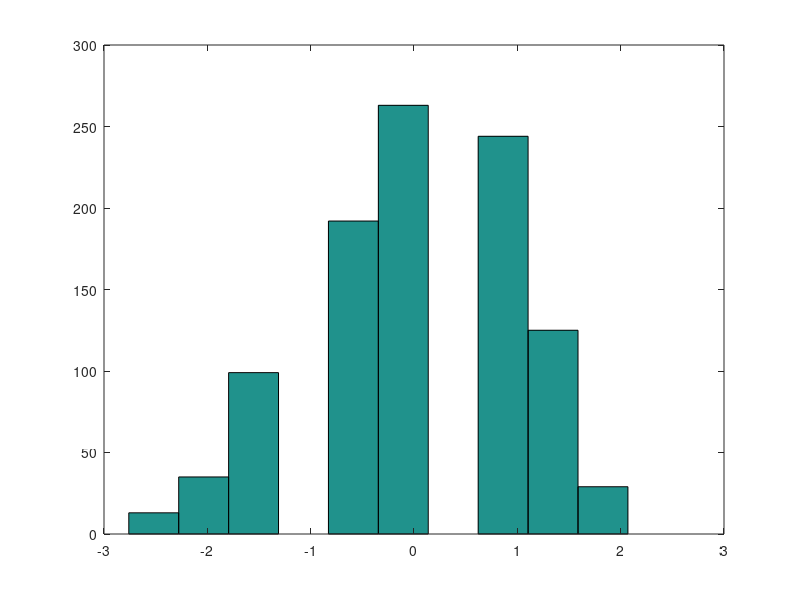
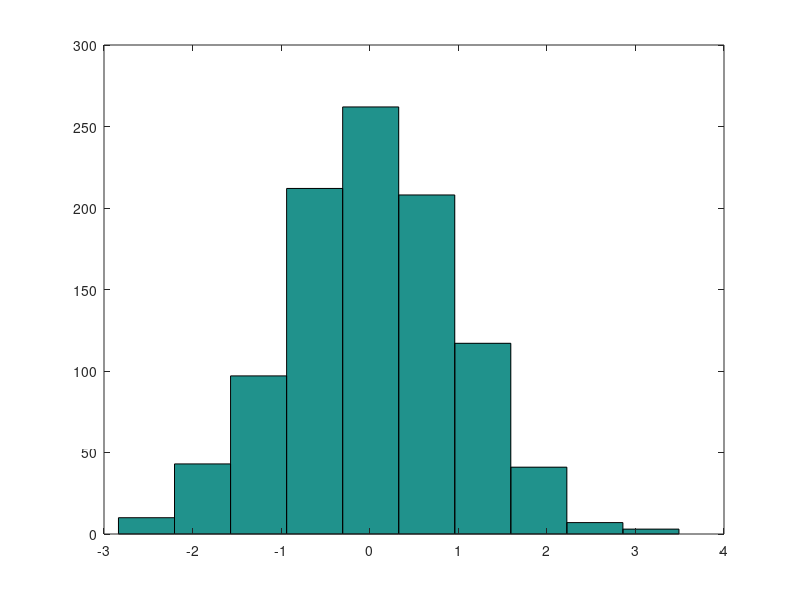
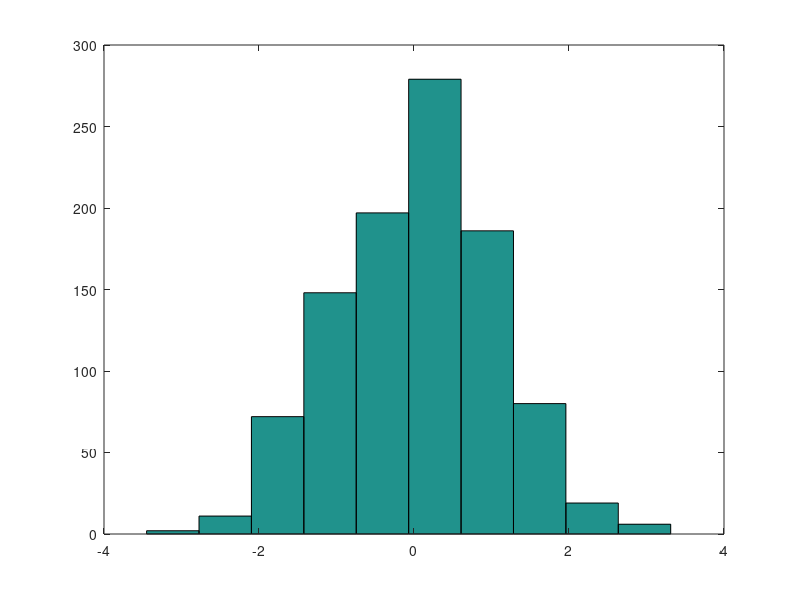
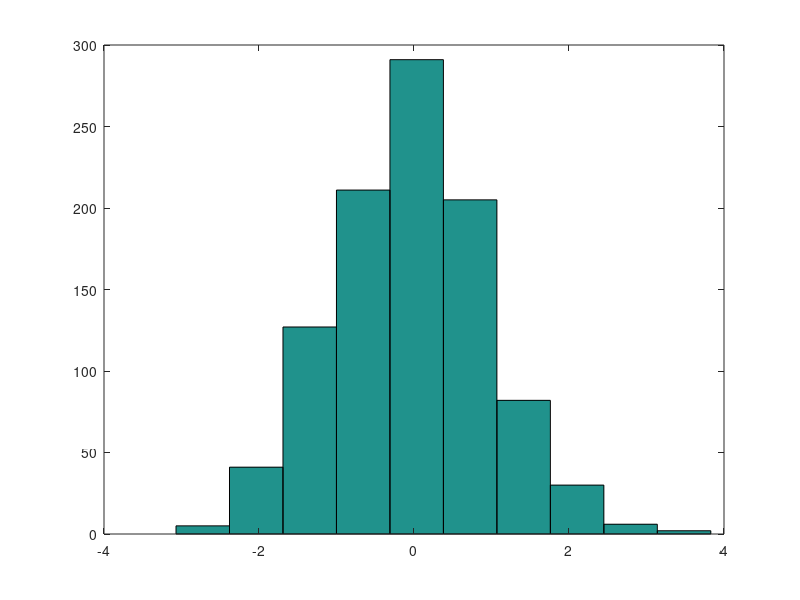

MATLAB code to generate these figures, in order:
for p = [.7]
heads = 0;
tails = 0;
m = 1000;

for k = [10 100 1000 4000]
    S_k= [];
    for j = 1:m
        heads = 0;
        tails = 0;
        for i = 1:k      
            if rand <= p
                heads = heads + 1;
            else 
                tails = tails + 1;
            end
        end
        S_k = [S_k (heads-k*p)/(sqrt(k)*sqrt((p*(1-p))))];
    end
    S_k;
    figure
    hist(S_k)
   
end
end
 